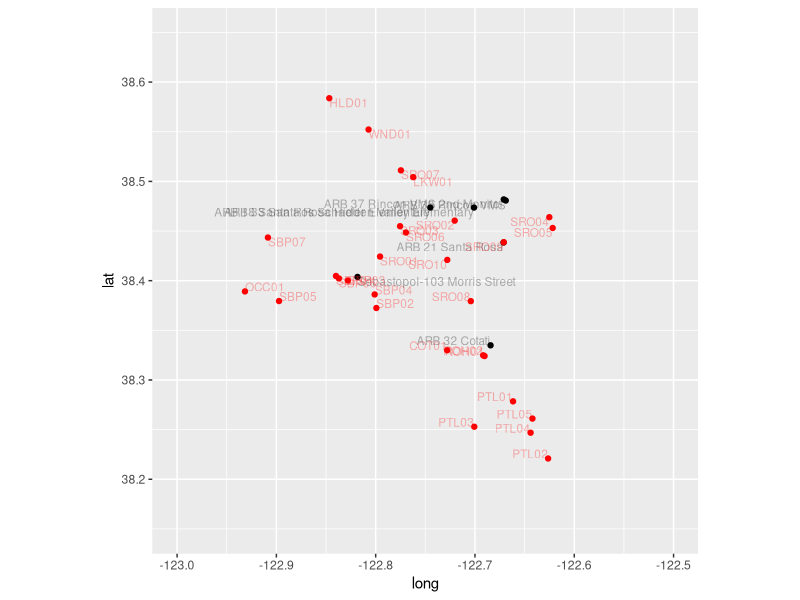

Source code (R):
## ---- chunk 1

knitr::opts_chunk$set(echo = TRUE)

## ---- chunk 2

library(tidyverse)

## ---- chunk 3

aq_sensors <- read_csv(file = "../data/aq_sensors.csv")
farms <- read_csv(file = "../data/farm_data.csv")
hysplit <- readxl::read_xlsx(path = "../data/HYSPLIT_data.xlsx")

all(sort(hysplit$Address)==sort(farms$address))

## ---- chunk 4

#farm

farms <- left_join(farms, hysplit, by = c("address" = "Address"))

farms <- farms %>%
  select(address, Key, long, lat, `Exposure (raw, final model, normalized)`, `Exposure (smoothed, final model, normalized)`, `Rank (raw)`, `Rank (smoothed)`)

rm(list = "hysplit")

#aq_sensors

colnames(aq_sensors)[3:4] <- c("lat", "long")

## ---- chunk 5

ggplot(NULL, aes(long, lat)) +
  geom_point(data = aq_sensors) +
  geom_text(data = aq_sensors, color = "black", alpha = .3, aes(label = name), hjust = "inward", vjust = "inward", size = 3) +
  geom_point(data = farms, color = "red") +
  geom_text(data = farms, color = "red", alpha = .3, aes(label = Key), hjust = "inward", vjust = "inward", size = 3) +
  coord_fixed(xlim = c(-123, -122.5), ylim = c(38.15, 38.65))

